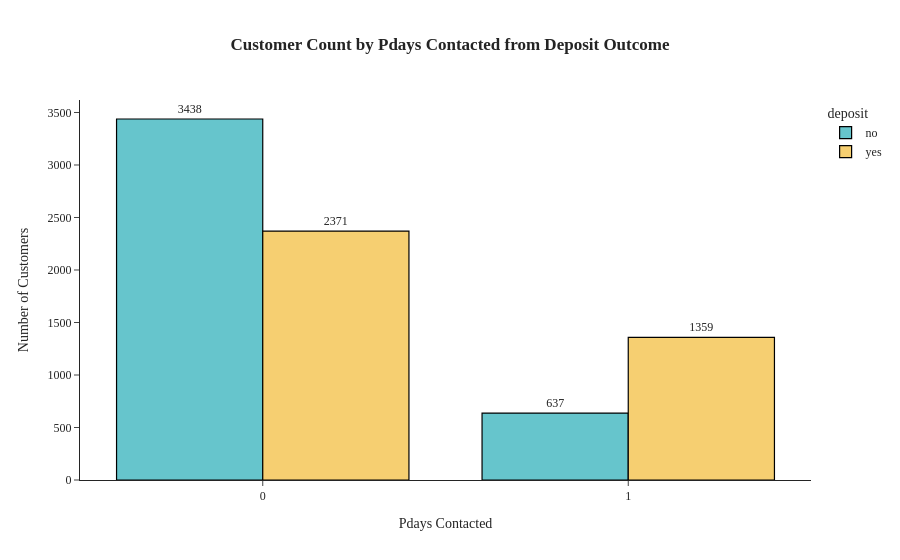

The notebook cell saved with this chart:
### Markdown cell above
#### Uji hipotesis untuk pdays (pdays_bin)

### Code cell
# tabel distribusi
print("Distribusi jumlah customer berdasarkan Pdays Contacted terhadap Deposit:")
jumlah_pdays_contacted = df_eda.groupby('pdays_contacted')['deposit'].value_counts()
proporsi_pdays_contacted = df_eda.groupby('pdays_contacted')['deposit'].value_counts(normalize=True)
display(pd.DataFrame({'Jumlah': jumlah_pdays_contacted, 'Proporsi': proporsi_pdays_contacted}))

# visualisasi bar chart
pdyas_deposit_counts = df_eda.groupby(['pdays_contacted', 'deposit']).size().reset_index(name='count')

fig_pdays_contacted = px.bar(pdyas_deposit_counts, x='pdays_contacted', y='count', color='deposit', barmode='group',
             text='count', title='<b>Customer Count by Pdays Contacted from Deposit Outcome',
             template='simple_white', color_discrete_sequence=px.colors.qualitative.Pastel)
fig_pdays_contacted.update_traces(marker=dict(line=dict(color='#000000', width=1.2)), textposition='outside')
fig_pdays_contacted.update_layout(xaxis_title='Pdays Contacted',
                  yaxis_title='Number of Customers',
                  title_x=0.5,
                  font_family="Times New Roman",
                  title_font_family="Times New Roman")
display(fig_pdays_contacted.show())

### Figure 1 — Plotly figure (JSON) as saved in the notebook; plotly's stock layout.template omitted (floating-point values rounded to 4 significant figures)
{"data": [{"alignmentgroup": "True", "hovertemplate": "deposit=no<br>pdays_contacted=%{x}<br>count=%{text}<extra></extra>", "legendgroup": "no", "marker": {"color": "rgb(102, 197, 204)", "line": {"color": "#000000", "width": 1.2}, "pattern": {"shape": ""}}, "name": "no", "offsetgroup": "no", "orientation": "v", "showlegend": true, "text": [3438.0, 637.0], "textposition": "outside", "type": "bar", "x": [0, 1], "xaxis": "x", "y": [3438, 637], "yaxis": "y"}, {"alignmentgroup": "True", "hovertemplate": "deposit=yes<br>pdays_contacted=%{x}<br>count=%{text}<extra></extra>", "legendgroup": "yes", "marker": {"color": "rgb(246, 207, 113)", "line": {"color": "#000000", "width": 1.2}, "pattern": {"shape": ""}}, "name": "yes", "offsetgroup": "yes", "orientation": "v", "showlegend": true, "text": [2371.0, 1359.0], "textposition": "outside", "type": "bar", "x": [0, 1], "xaxis": "x", "y": [2371, 1359], "yaxis": "y"}], "layout": {"barmode": "group", "font": {"family": "Times New Roman"}, "legend": {"title": {"text": "deposit"}, "tracegroupgap": 0}, "title": {"font": {"family": "Times New Roman"}, "text": "<b>Customer Count by Pdays Contacted from Deposit Outcome", "x": 0.5}, "xaxis": {"anchor": "y", "domain": [0, 1], "title": {"text": "Pdays Contacted"}}, "yaxis": {"anchor": "x", "domain": [0, 1], "title": {"text": "Number of Customers"}}}}
